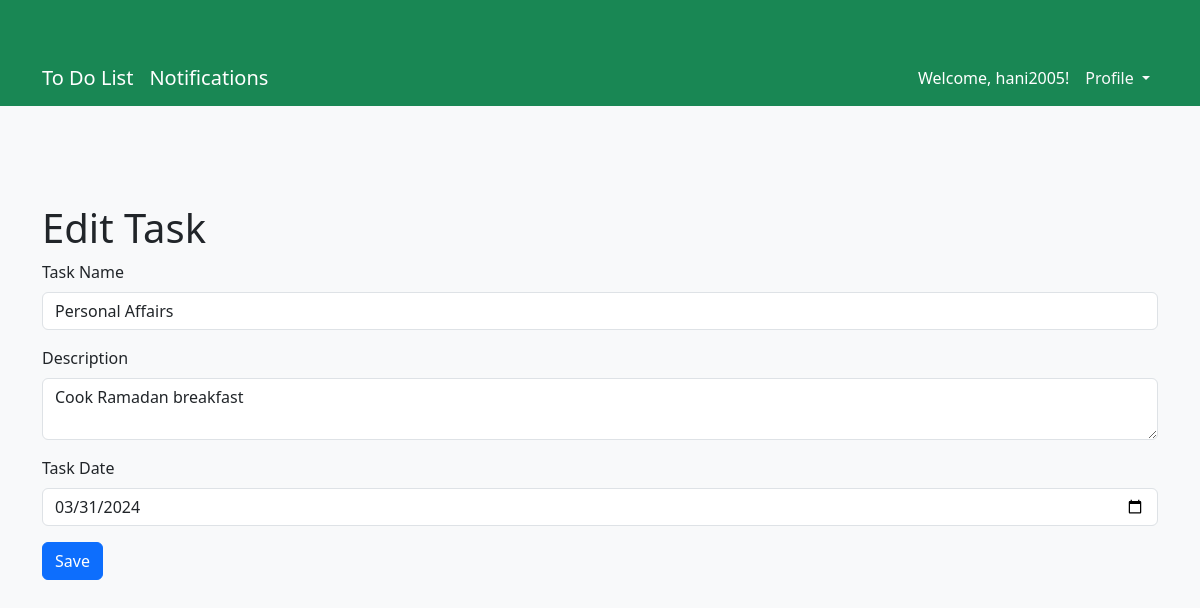
/edit_task.php?task_id=16 (signed in), run on the app's committed database.
### tables this page shows
CREATE TABLE IF NOT EXISTS `task` (
  `task_id` int NOT NULL AUTO_INCREMENT,
  `task_name` varchar(200) NOT NULL,
  `createdon` longtext NOT NULL,
  `description` varchar(255) NOT NULL,
  `priority` int NOT NULL,
  `status` varchar(255) NOT NULL,
  `user_id` int DEFAULT NULL,
  PRIMARY KEY (`task_id`),
  KEY `fk_user_id` (`user_id`)
);

### Edit_task.php (the view, shortened to what this page needs)
<?php
include('inc/connections.php');
if(isset($_SESSION['id']) && isset($_SESSION['username'])) {
    $id = $_SESSION['id'];
    $username = $_SESSION['username'];
    $stmt = mysqli_prepare($conn, "SELECT * FROM task WHERE user_id = ?");
    mysqli_stmt_bind_param($stmt, "i", $id);
    mysqli_stmt_execute($stmt);
    $result = mysqli_stmt_get_result($stmt);
    if(mysqli_num_rows($result) > 0) {
?>
<?php
if(isset($_GET['task_id'])) {
    $task_id = $_GET['task_id'];
    $stmt = mysqli_prepare($conn, "SELECT * FROM task WHERE task_id = ?");
    mysqli_stmt_bind_param($stmt, "i", $task_id);
    mysqli_stmt_execute($stmt);
    $result = mysqli_stmt_get_result($stmt);
    if(mysqli_num_rows($result) > 0) {
        $row = mysqli_fetch_assoc($result);
?>
<!DOCTYPE html>
<html lang="en">
<head>
    <link href="https://cdn.jsdelivr.net/npm/bootstrap@5.3.3/dist/css/bootstrap.min.css" rel="stylesheet">
</head>
<body>
<nav class="navbar navbar-expand-lg navbar-dark bg-success">
  <div class="container">
    <a class="navbar-brand" href="index.php">To Do List</a>
    <a class="navbar-brand" href="notifications.php">Notifications</a>
    <div class="collapse navbar-collapse justify-content-end" id="navbarNav">
      <ul class="navbar-nav">
        <li class="nav-item">
          <a class="nav-link active" href="#">Welcome, <?php echo $username; ?>!</a>
        </li>
        <li class="nav-item dropdown">
          <a class="nav-link dropdown-toggle text-light" href="#" id="navbarDropdown" role="button" data-bs-toggle="dropdown" aria-expanded="false">
            Profile
          </a>
        </li>
      </ul>
    </div>
  </div>
</nav>
<div class="container">
    <h1 class="mt-5">Edit Task</h1>
    <form action="update_task.php" method="POST">
        <div class="mb-3">
            <label for="task_name" class="form-label">Task Name</label>
            <input type="text" class="form-control" id="task_name" name="task_name" value="<?php echo $row['task_name']; ?>">
        </div>
        <div class="mb-3">
            <label for="description" class="form-label">Description</label>
            <textarea class="form-control" id="description" name="description"><?php echo $row['description']; ?></textarea>
        </div>
        <div class="mb-3">
            <label for="task_date" class="form-label">Task Date</label>
            <input type="date" class="form-control" id="task_date" name="task_date" value="<?php echo $row['createdon']; ?>">
        </div>
        <button type="submit" class="btn btn-primary">Save</button>
    </form>
</div>
</body>
</html>
<?php
    } else {
        echo "Task not found.";
    }
} else {
    echo "Invalid task ID.";
}
?>
<?php
    } else {
        echo "No tasks found.";
    }
} else {
    header('Location:login.php');
    exit();
}
?>

### Edit_task.php (style rules this page uses)
body { background-color: #f8f9fa; }
.container { padding-top: 50px; }

### data on the page
task: task_name "Personal Affairs", description "Cook Ramadan breakfast", task_date "03/31/2024"

### other printed values
$username "hani2005"
